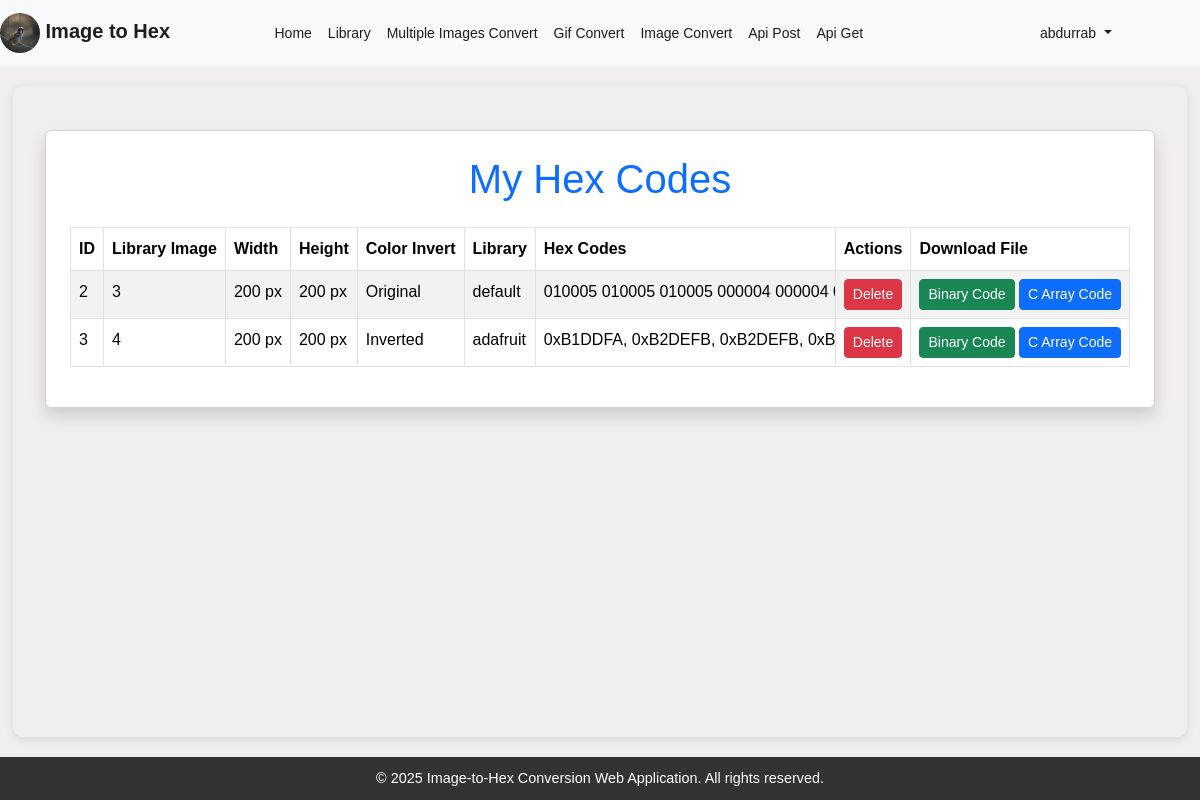
Page /libraryhexcode.php (signed in) on the committed database.
### tables this page shows
CREATE TABLE `library_hex_code` (
  `id` int(11) NOT NULL,
  `lib_id` int(11) NOT NULL,
  `width` int(11) NOT NULL,
  `height` int(11) NOT NULL,
  `invert_color` varchar(15) NOT NULL,
  `library` varchar(15) NOT NULL,
  `hex_code` text NOT NULL,
  `user_id` int(11) NOT NULL
);

### libraryhexcode.php (the view, shortened to what this page needs)
<?php
include 'includes/db.php';
include 'header.php';
$user_id = $_SESSION['user_id'];
?>
<main>
    <div class="container mt-4">
        <div class="card shadow p-4">
            <h1 class="text-center text-primary mb-4">My Hex Codes</h1>
            <div class="table-responsive">
                <table class="table table-striped table-bordered">
                    <thead class="thead-dark">
                        <tr>
                            <th>ID</th>
                            <th>Library Image</th>
                            <th>Width</th>
                            <th>Height</th>
                            <th>Color Invert</th>
                            <th>Library</th>
                            <th>Hex Codes</th>
                            <th>Actions</th>
                            <th>Download File</th>
                        </tr>
                    </thead>
                    <tbody>
                        <?php
                        $sql = "SELECT id, lib_id, width, height, invert_color, library, hex_code
                                FROM library_hex_code
                                WHERE user_id = $user_id";
                        $resultimg = mysqli_query($conn, $sql);
                        if ($resultimg->num_rows > 0) {
                            while ($row = mysqli_fetch_assoc($resultimg)) {
                                $id = $row['id'];
                                $image_id = $row['lib_id'];
                                $width = $row['width'];
                                $height = $row['height'];
                                $invert_color = $row['invert_color'];
                                $library = $row['library'];
                                $hex_code = $row['hex_code'];
                        ?>
                                <tr>
                                    <td><?php echo htmlspecialchars($id); ?></td>
                                    <td><?php echo htmlspecialchars($image_id); ?></td>
                                    <td><?php echo htmlspecialchars($width); ?> px</td>
                                    <td><?php echo htmlspecialchars($height); ?> px</td>
                                    <td><?php echo $invert_color == 1 ? "Inverted" : "Original"; ?></td>
                                    <td><?php echo htmlspecialchars($library); ?></td>
                                    <td style="max-width: 300px; white-space: nowrap; overflow: auto;"><?php echo htmlspecialchars($hex_code); ?></td>
                                    <td>
                                        <a href="libraryhexcode.php?id=<?php echo $id; ?>" class="btn btn-sm btn-danger" role="button" onclick="return confirm('Are you sure you want to delete this record?')">Delete</a>
                                    </td>
                                    <td>
                                    <a href="generate_library_binary_File.php?action=download&binid=<?php echo $id; ?>" class="btn btn-sm btn-success" role="button">Binary Code</a>
                                    <a href="generate_library_binary_File.php?action=download&cid=<?php echo $id; ?>" class="btn btn-sm btn-primary" role="button">C Array Code</a>
                                     </td>
                                </tr>
                        <?php
                            }
                        } else {
                            echo "<tr><td colspan='8' class='text-center'>No records found.</td></tr>";
                        }
                        ?>
                    </tbody>
                </table>
            </div>
        </div>
    </div>
</main>
<?php
include 'footer.php';
?>

### styles.css (style rules this page uses)
body, h1, h2, h3, p, ul, ol, li { margin: 0; padding: 0; box-sizing: border-box; }
body { font-family: Arial, sans-serif; line-height: 1.6; color: #333; background: #f3eeee; display: flex; flex-direction: column; min-height: 100vh; margin: 0; }
main { flex: 1; padding: 20px; border-radius: 10px; box-shadow: 0 2px 10px rgba(0, 0, 0, 0.1); margin: 0 auto; }

### rows in the picture
library_hex_code: id "2", lib "3", width "200", height "200", invert_color "Original", library "default", hex_code "010005 010005 010005 000004 000004…"
library_hex_code: id "3", lib "4", width "200", height "200", invert_color "Inverted", library "adafruit", hex_code "0xB1DDFA, 0xB2DEFB, 0xB2DEFB,…"

### other values in the picture
$_SESSION['username'] "abdurrab"
